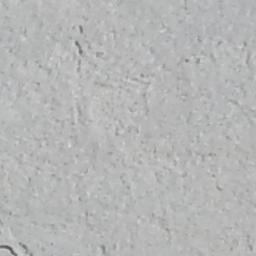
#> input picture Dataset/Decks/Cracked/7004-122.jpg, 256 x 256 px
$ python -i datasetSetup.py   (imports and definitions only)
#> lines starting #> are read from the running program, lines starting #| are printed output that depends on the picture; after the words box and inside, x2 and y2 are one past the last pixel; in counts of white or black regions, pixels touching at a corner belong together
import os
import shutil
import random
from tqdm import tqdm
import cv2

RAW_DIR = "Dataset"
CLAHE_DIR = "./dataset_clahe"
YOLO_DIR = "./sdnet_yolo_cls"

# Ratios
TRAIN_RATIO = 0.8
VAL_RATIO = 0.1

CLASS_SIZE = 5000

# CLAHE Initialization
clahe = cv2.createCLAHE(clipLimit=40, tileGridSize=(8,8))

def applyCLAHE(src, dest):

#> called with src = 'Dataset/Decks/Cracked/7004-122.jpg', dest = 'out.png'
    img = cv2.imread(src, cv2.IMREAD_COLOR)
#> img is the input picture: shape (256, 256, 3); mean B, G, R 182, 182.3, 181.6
    if img is None:
        return

    lab = cv2.cvtColor(img, cv2.COLOR_BGR2LAB)
#> lab: shape (256, 256, 3); mean of channels 0, 1, 2 189.1, 127.7, 128
    l, a, b = cv2.split(lab)
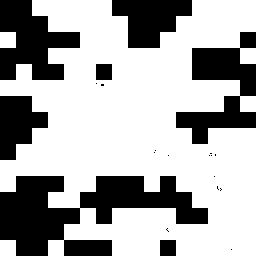
#> a: shape (256, 256); values 127 (black) and 128 (white), 66.8% white; 21 black regions (14 under 20 px), largest, box (x1, y1, x2, y2) and area: (0, 176, 208, 256) 8704, (176, 32, 256, 144) 4096, (0, 0, 80, 80) 3840
    enhancedL = clahe.apply(l)
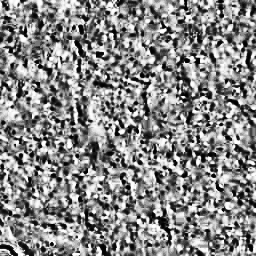
#> enhancedL: shape (256, 256); min 0, max 255, mean 135.1
    enhancedLab = cv2.merge([enhancedL, a, b])
#> enhancedLab: shape (256, 256, 3); mean of channels 0, 1, 2 135.1, 127.7, 128
    enhancedImage = cv2.cvtColor(enhancedLab, cv2.COLOR_LAB2BGR)

    cv2.imwrite(dest, enhancedImage)

# [72 lines left out: function preparation, not called in this run]

# [2 lines not run here, left out]

>>> result = applyCLAHE('Dataset/Decks/Cracked/7004-122.jpg', 'out.png')

$ run again, on Dataset/Decks/Non-cracked/7002-189.jpg
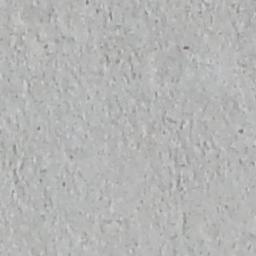
#> input picture Dataset/Decks/Non-cracked/7002-189.jpg, 256 x 256 px
#> in applyCLAHE, img is the input picture: shape (256, 256, 3); mean B, G, R 180.4, 181, 180.6
#> lab: shape (256, 256, 3); mean of channels 0, 1, 2 187.9, 127.8, 128.2
#> in applyCLAHE, `enhancedL = clahe.apply(l)`:
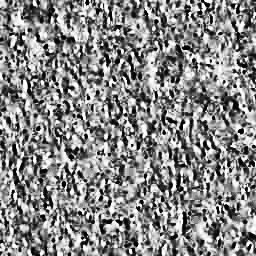
#> enhancedL: shape (256, 256); min 0, max 255, mean 134.4
#> enhancedLab: shape (256, 256, 3); mean of channels 0, 1, 2 134.4, 127.8, 128.2

$ run again, on Dataset/Decks/Non-cracked/7002-78.jpg
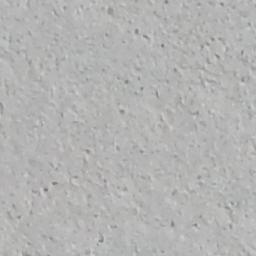
#> input picture Dataset/Decks/Non-cracked/7002-78.jpg, 256 x 256 px
#> in applyCLAHE, img is the input picture: shape (256, 256, 3); mean B, G, R 178.9, 179.6, 179.6
#> lab: shape (256, 256, 3); mean of channels 0, 1, 2 186.6, 128, 128.3
#> in applyCLAHE, `l, a, b = cv2.split(lab)`:
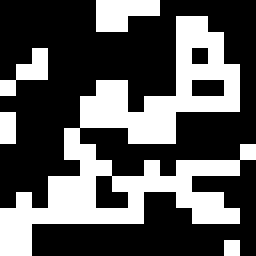
#> b: shape (256, 256); values 128 (black) and 129 (white), 34.8% white; 5 white regions, box (x1, y1, x2, y2) and area: (0, 16, 256, 256) 19456, (96, 0, 160, 32) 1536, (0, 48, 48, 96) 1024, (0, 112, 16, 144) 512, (224, 240, 240, 256) 256
#> in applyCLAHE, `enhancedL = clahe.apply(l)`:
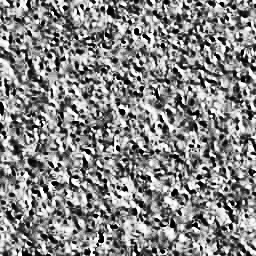
#> enhancedL: shape (256, 256); min 0, max 255, mean 134.7
#> enhancedLab: shape (256, 256, 3); mean of channels 0, 1, 2 134.7, 128, 128.3

$ run again, on Dataset/Pavements/Cracked/003-25.jpg
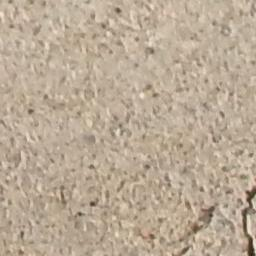
#> input picture Dataset/Pavements/Cracked/003-25.jpg, 256 x 256 px
#> in applyCLAHE, img is the input picture: shape (256, 256, 3); mean B, G, R 149.9, 170.1, 187.1
#> lab: shape (256, 256, 3); mean of channels 0, 1, 2 179.9, 130.9, 140.7
#> in applyCLAHE, `enhancedL = clahe.apply(l)`:
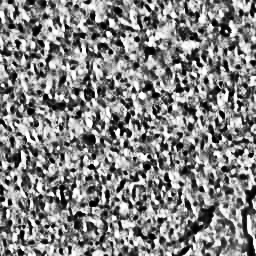
#> enhancedL: shape (256, 256); min 0, max 255, mean 130.4
#> enhancedLab: shape (256, 256, 3); mean of channels 0, 1, 2 130.4, 130.9, 140.7
#> in applyCLAHE, `enhancedImage = cv2.cvtColor(enhancedLab, cv2.COLOR_LAB2BGR)`:
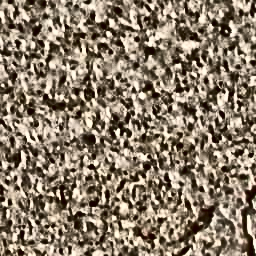
#> enhancedImage: shape (256, 256, 3); mean B, G, R 104.7, 123.3, 138.4
